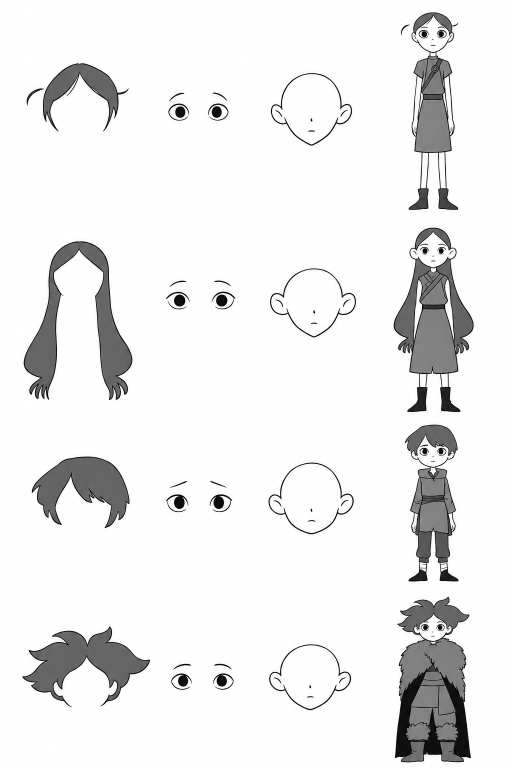
#> input picture docs/character-system/references/source/sheet-01.png, 1024 x 1536 px (shown at 1/2 size); its folder holds 4 pictures in this run
$ python import_character_references.py
#> lines starting #> are read from the running program, lines starting #| are printed output that depends on the picture; after the words box and inside, x2 and y2 are one past the last pixel; in counts of white or black regions, pixels touching at a corner belong together
# /// script
# requires-python = ">=3.11"
# dependencies = ["numpy", "opencv-python-headless", "Pillow"]
# ///
"""Crop the supplied construction sheets and run logperch's real vectorizer.

Source images are immutable. Crops and traces retain sheet/row/part provenance;
the runtime asset generator consumes these SVGs rather than tracing at runtime.
"""
from __future__ import annotations

import argparse
from concurrent.futures import ThreadPoolExecutor
import hashlib
import json
from pathlib import Path
import subprocess
from xml.sax.saxutils import escape
import numpy as np
import cv2
from PIL import Image

ROOT = Path(__file__).resolve().parents[1]
DEFAULT_VECTORIZER = ROOT.parent / "logperch/aurum/tools/vectorize/vectorize.py"
PARTS = {"hair": (.02, .31), "eyes": (.31, .485), "face": (.50, .72), "figure": (.74, .97)}
LABELS = ["Side part", "Long waves", "Side fringe", "Wind swept", "Curly crown", "Flipped bob", "Long centre part", "Spiky crop",
          "Soft bob", "Twin loops", "Tousled crop", "Braids", "Long locks", "Short centre part", "Wild tuft", "Short twin tails",
          "High bun", "Light crop", "Twin buns"]


def describe_trace(svg: Path) -> None:
    """Add standalone asset metadata without changing any vector geometry."""
    text = svg.read_text()
    if 'role="img"' not in text:
        text = text.replace("<svg ", '<svg role="img" ', 1)
    if "<title>" not in text:
        at = text.index(">", text.index("<svg")) + 1
        text = text[:at] + f"\n<title>{escape(svg.stem)} reference trace</title>\n<desc>User-supplied construction crop, traced with logperch; editable flat fills and strokes.</desc>" + text[at:]
    root_id = "CHAR_" + svg.stem.replace("-", "_") + "_root"
    if f'id="{root_id}"' not in text:
        at = text.index("<g ")
        text = text[:at] + f'<g id="{root_id}">\n' + text[at:]
        text = text.replace("</svg>", "</g>\n</svg>")
    svg.write_text(text)


def row_bands(mask: np.ndarray, count: int) -> list[tuple[int, int]]:
    occupied = np.flatnonzero(mask.any(axis=1))
    bands: list[list[int]] = []
    for y in occupied:
        if not bands or y > bands[-1][1] + 1:
            bands.append([int(y), int(y)])
        else:
            bands[-1][1] = int(y)
    # Separate brow/eye marks and stray locks are grouped by the actual white gaps.
    while len(bands) > count:
        i = min(range(len(bands) - 1), key=lambda i: bands[i + 1][0] - bands[i][1])
        bands[i:i + 2] = [[bands[i][0], bands[i + 1][1]]]
    if len(bands) != count:
        raise ValueError(f"Expected {count} independent rows, found {bands}")
    return [(a, b + 1) for a, b in bands]


def main() -> None:
    parser = argparse.ArgumentParser(description=__doc__)
    parser.add_argument("--vectorizer", type=Path, default=DEFAULT_VECTORIZER.resolve())
    parser.add_argument("--jobs", type=int, default=3)
    parser.add_argument("--crops-only", action="store_true")
    parser.add_argument("--only", nargs="+", help="Retrace named crop stems, e.g. 17-hair; preserve other trace records")
    parser.add_argument("--flat", action="store_true", help="Collapse scan noise into the reference's flat fill/ink palette before tracing")
    args = parser.parse_args()
    directory = ROOT / "docs/character-system/references"
    crops = directory / "crops"
    traces = directory / "vectors"
    if args.flat:
        traces = directory / "flat-vectors"
    crops.mkdir(parents=True, exist_ok=True)
    traces.mkdir(parents=True, exist_ok=True)
    manifest: list[dict] = []
    work: list[tuple[Path, Path]] = []
    offset = 0
    for sheet in range(1, 6):
        source = directory / "source" / f"sheet-{sheet:02}.png"
        image = Image.open(source).convert("RGB")
#> image is the input picture: PIL image 1024x1536 RGB; mean R, G, B 235.8, 235.7, 235.7
        gray = np.asarray(image.convert("L"))
        width, height = image.size
#> width = 1024; height = 1536
        rows = 3 if sheet == 5 else 4
        parts: dict[str, list[dict]] = {}
        for part, (left, right) in PARTS.items():
            x0, x1 = int(width * left), int(width * right)
#> x0 = 20; x1 = 317
            mask = gray[:, x0:x1] < 210
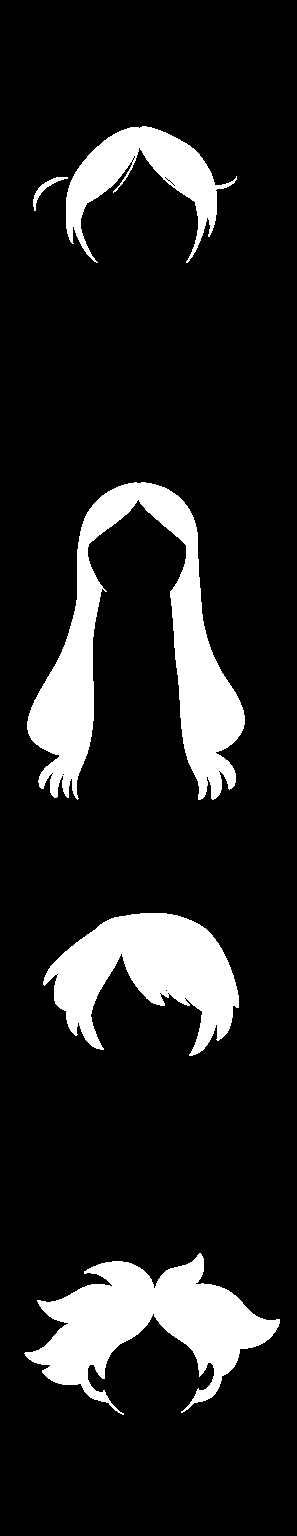
#> mask: shape (1536, 297) bool; 13.8% white; 5 white regions, box (x1, y1, x2, y2) and area: (27, 482, 245, 800) 22474, (24, 1253, 280, 1415) 17511, (43, 913, 239, 1056) 14683, (66, 126, 237, 263) 7848, (33, 177, 68, 211) 225
            entries = []
            for row, (y0, y1) in enumerate(row_bands(mask, rows)):
#> in row_bands, `occupied = np.flatnonzero(mask.any(axis=1))`: occupied = 760 values from 126 to 1414
#> after the loop in row_bands, `for y in occupied:`: bands = [[126, 262], [482, 799], [913, 1055], [1253, 1414]]
                ys, xs = np.nonzero(mask[y0:y1])
#> ys = 8073 values from 0 to 136; xs = 8073 values, max 236 at index 4411, min 33 at index 6508, mean 139.9
                box = [max(0, x0 + int(xs.min()) - 6), max(0, y0 - 6),
                       min(width, x0 + int(xs.max()) + 7), min(height, y1 + 6)]
#> box = [47, 120, 263, 269]
                name = f"{offset + row:02}-{part}"
#> name = '00-hair'
                crop, svg = crops / f"{name}.png", traces / f"{name}.svg"
                image.crop(box).save(crop)
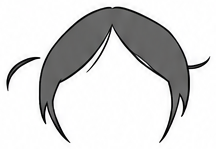
#> saved as 00-hair.png: PIL image 216x149 RGB; mean R, G, B 212.4, 212.4, 212.4
                if args.flat:
                    flat_dir = directory / "flat-crops"
                    flat_dir.mkdir(exist_ok=True)
                    pixels = np.asarray(Image.open(crop).convert("L"))
                    if part == "hair":
                        candidates = (pixels >= 225).astype(np.uint8)
                        padded = np.pad(candidates, 1, constant_values=1)
                        cv2.floodFill(padded, None, (0, 0), 2)
                        background = padded[1:-1, 1:-1] == 2
                        inside = pixels[~background]
                        median = float(np.median(inside)) if inside.size else 112
                        # Pale hair has grey ink on a nearly white fill. A fixed black
                        # threshold drops that outline and leaves anti-alias fragments.
                        ink_threshold = median * .65 if median > 200 else 55
                        clean = np.where(background, 255, np.where(pixels < ink_threshold, 20, 112)).astype(np.uint8)
                    elif part in ("face", "eyes"):
                        clean = np.where(pixels < 180, 20, 255).astype(np.uint8)
                    else:
                        palette = np.array([20, 70, 115, 170, 255])
                        clean = palette[np.abs(pixels[:, :, None].astype(int) - palette).argmin(axis=2)].astype(np.uint8)
                    crop = flat_dir / crop.name
                    Image.fromarray(clean).convert("RGB").save(crop)
                entries.append({"box": box, "crop": crop.relative_to(ROOT).as_posix(), "svg": svg.relative_to(ROOT).as_posix()})
                work.append((crop, svg))
            parts[part] = entries
        for row in range(rows):
            manifest.append({"index": offset + row, "id": f"sheet-{sheet:02}-row-{row + 1}", "name": LABELS[offset + row],
                             "sheet": sheet, "row": row, "source_sha256": hashlib.sha256(source.read_bytes()).hexdigest(),
                             "parts": {part: entries[row] for part, entries in parts.items()}})
#> after the loop, manifest = 4 items
        offset += rows
#> pass 2 of the loop in main, `for sheet in range(1, 6):`:
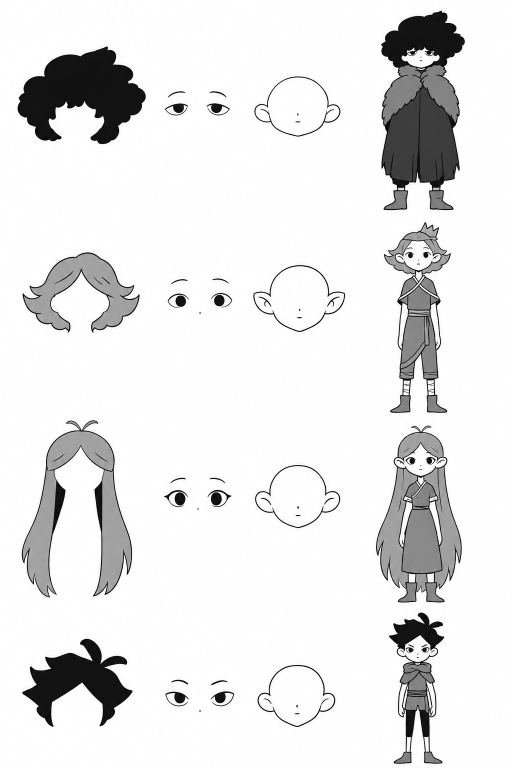
#> input picture docs/character-system/references/source/sheet-02.png, 1024 x 1536 px (shown at 1/2 size)
#> in main, image is the input picture: PIL image 1024x1536 RGB; mean R, G, B 230.4, 230.3, 230.4
#> in main, `mask = gray[:, x0:x1] < 210`:
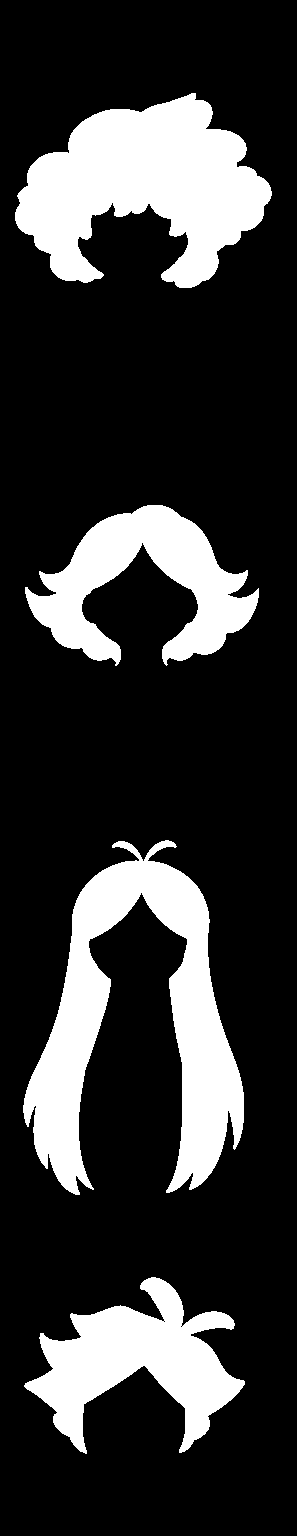
#> mask: shape (1536, 297) bool; 20.3% white; 4 white regions, box (x1, y1, x2, y2) and area: (23, 840, 244, 1195) 30147, (15, 93, 272, 288) 28829, (24, 1277, 245, 1454) 17150, (25, 505, 259, 666) 16612
#> box = [29, 87, 298, 294]
#> name = '04-hair'
#> in main, `image.crop(box).save(crop)`:
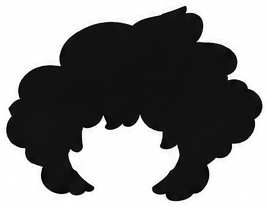
#> saved as 04-hair.png: PIL image 269x207 RGB; mean R, G, B 132.5, 132.6, 132.5
#> after the loop in main, `for row in range(rows):`: manifest = 8 items
#> pass 3 of the loop in main, `for sheet in range(1, 6):`:
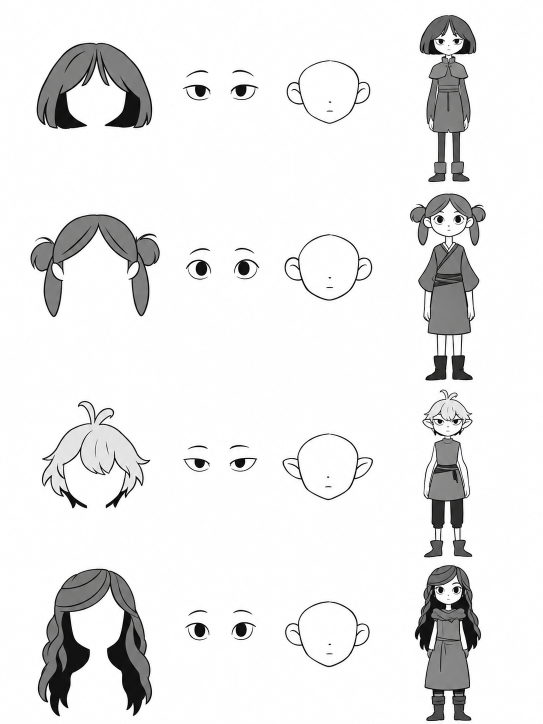
#> input picture docs/character-system/references/source/sheet-03.png, 1086 x 1448 px (shown at 1/2 size)
#> in main, image is the input picture: PIL image 1086x1448 RGB; mean R, G, B 234.8, 234.7, 234.8
#> gray: shape (1448, 1086)
#> in main, `mask = gray[:, x0:x1] < 210`:
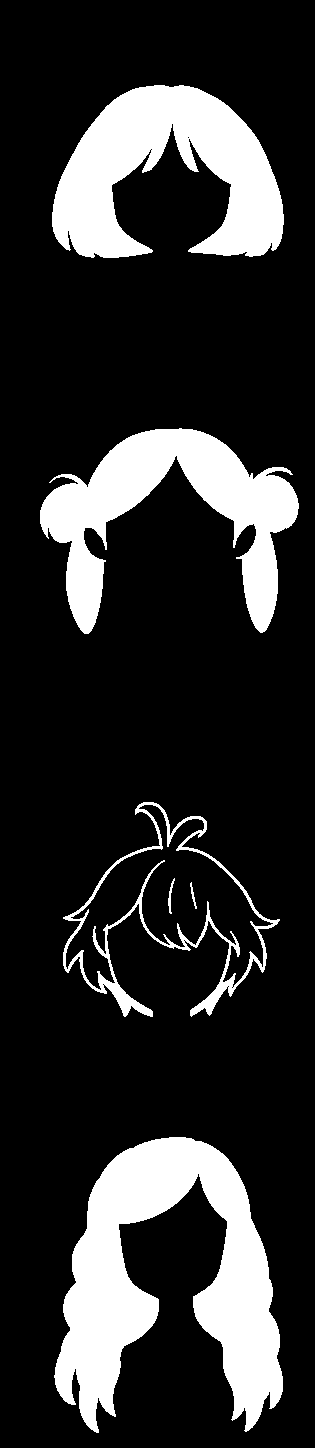
#> mask: shape (1448, 315) bool; 17.7% white; 6 white regions, box (x1, y1, x2, y2) and area: (54, 1137, 283, 1433) 32182, (52, 85, 284, 258) 22757, (40, 428, 299, 634) 20631, (63, 802, 280, 1017) 5001, (168, 878, 175, 914) 84, (190, 882, 197, 909) 57
#> box = [67, 79, 311, 264]
#> name = '08-hair'
#> in main, `image.crop(box).save(crop)`:
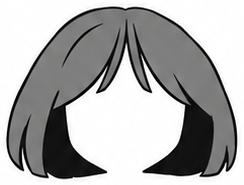
#> saved as 08-hair.png: PIL image 244x185 RGB; mean R, G, B 171.4, 171.4, 171.2
#> after the loop in main, `for row in range(rows):`: manifest = 12 items
#> the loop made 5 passes; the first 3 are shown
    (directory / ("flat-crops.json" if args.flat else "crops.json")).write_text(json.dumps(manifest, indent=2) + "\n")
    print(f"Extracted {len(work)} component crops from {len(manifest)} reference rows.", flush=True)
    if args.crops_only:
        return
    if not args.vectorizer.is_file():
        raise SystemExit(f"Missing logperch vectorizer: {args.vectorizer}")
    if args.only:
        work = [(crop, svg) for crop, svg in work if crop.stem in args.only]
        if len(work) != len(set(args.only)):
            raise SystemExit("Unknown crop stem in --only")

    def trace(task: tuple[Path, Path]) -> dict:
        crop, svg = task
        colors = "5" if "figure" in crop.stem else "3" if "hair" in crop.stem else "2"
        copied_figure = args.flat and crop.stem.endswith('-figure')
        line_mode = "fill" if copied_figure else "stroke"
        command = ["uv", "run", "--script", str(args.vectorizer), str(crop), "-o", str(svg),
                   "--colors", colors if args.flat else "4", "--detail", ".8" if copied_figure else ".45" if args.flat else ".8", "--smooth", ".35" if copied_figure else ".65" if args.flat else ".55", "--background", "auto", "--lines", line_mode, "--progress"]
        result = subprocess.run(command, capture_output=True, text=True, check=True)
        summary = json.loads(result.stdout.splitlines()[-1])
        if args.flat:
            describe_trace(svg)
        summary.update(crop=crop.relative_to(ROOT).as_posix(), svg=svg.relative_to(ROOT).as_posix(), line_mode=line_mode, warnings=result.stderr.strip())
        print(f"Traced {crop.stem}: {summary['paths']} paths, {summary['anchors']} anchors", flush=True)
        return summary

    with ThreadPoolExecutor(max_workers=max(1, args.jobs)) as pool:
        results = list(pool.map(trace, work))
    record = directory / ("flat-vectorization.json" if args.flat else "vectorization.json")
    if args.only and record.is_file():
        merged = {entry["svg"]: entry for entry in json.loads(record.read_text())["results"]}
        merged.update({entry["svg"]: entry for entry in results})
        results = [merged[key] for key in sorted(merged)]
    record.write_text(json.dumps({"tool": str(args.vectorizer), "flat_palette": args.flat, "results": results}, indent=2) + "\n")


if __name__ == "__main__":
#> (the run stopped early here; a loop or call above may not have finished)
